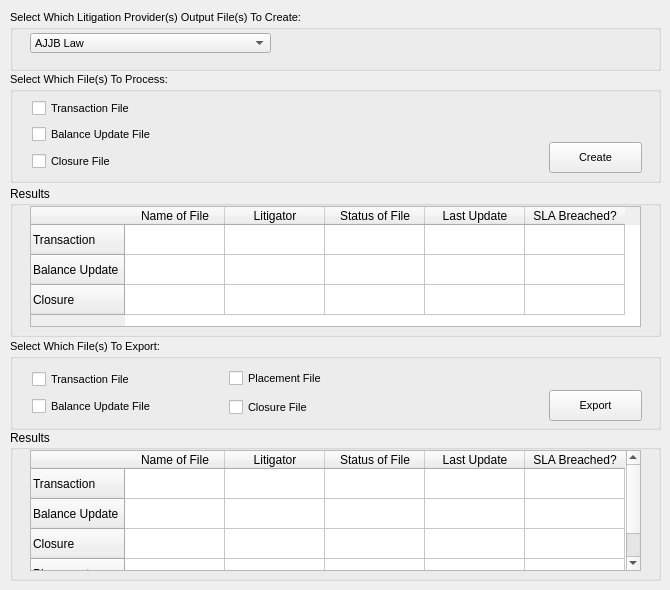
      <widget class="QWidget" name="tab_8">
       <attribute name="title">
        <string>To Litigation Provider</string>
       </attribute>
       <widget class="QGroupBox" name="groupBox_18">
        <property name="geometry">
         <rect>
          <x>10</x>
          <y>339</y>
          <width>651</width>
          <height>91</height>
         </rect>
        </property>
        <property name="font">
         <font>
          <family>Arial</family>
          <pointsize>8</pointsize>
         </font>
        </property>
        <property name="title">
         <string>Select Which File(s) To Export:</string>
        </property>
        <widget class="QCheckBox" name="checkBox_24">
         <property name="geometry">
          <rect>
           <x>22</x>
           <y>25</y>
           <width>191</width>
           <height>30</height>
          </rect>
         </property>
         <property name="font">
          <font>
           <family>Arial</family>
           <pointsize>8</pointsize>
          </font>
         </property>
         <property name="text">
          <string>Transaction File</string>
         </property>
        </widget>
        <widget class="QCheckBox" name="checkBox_30">
         <property name="geometry">
          <rect>
           <x>219</x>
           <y>24</y>
           <width>161</width>
           <height>31</height>
          </rect>
         </property>
         <property name="font">
          <font>
           <family>Arial</family>
           <pointsize>8</pointsize>
          </font>
         </property>
         <property name="text">
          <string>Placement File</string>
         </property>
        </widget>
        <widget class="QCheckBox" name="checkBox_25">
         <property name="geometry">
          <rect>
           <x>22</x>
           <y>52</y>
           <width>161</width>
           <height>31</height>
          </rect>
         </property>
         <property name="font">
          <font>
           <family>Arial</family>
           <pointsize>8</pointsize>
          </font>
         </property>
         <property name="text">
          <string>Balance Update File</string>
         </property>
        </widget>
        <widget class="QCheckBox" name="checkBox_26">
         <property name="geometry">
          <rect>
           <x>219</x>
           <y>53</y>
           <width>180</width>
           <height>30</height>
          </rect>
         </property>
         <property name="font">
          <font>
           <family>Arial</family>
           <pointsize>8</pointsize>
          </font>
         </property>
         <property name="text">
          <string>Closure File</string>
         </property>
        </widget>
        <widget class="QPushButton" name="pushButton_6">
         <property name="geometry">
          <rect>
           <x>539</x>
           <y>51</y>
           <width>93</width>
           <height>31</height>
          </rect>
         </property>
         <property name="toolTip">
          <string>Click To Process Selected Files</string>
         </property>
         <property name="text">
          <string>Export</string>
         </property>
        </widget>
       </widget>
       <widget class="QGroupBox" name="groupBox_19">
        <property name="geometry">
         <rect>
          <x>10</x>
          <y>430</y>
          <width>651</width>
          <height>151</height>
         </rect>
        </property>
        <property name="title">
         <string>Results</string>
        </property>
        <widget class="QTableWidget" name="tableWidget_6">
         <property name="geometry">
          <rect>
           <x>20</x>
           <y>20</y>
           <width>611</width>
           <height>121</height>
          </rect>
         </property>
         <property name="font">
          <font>
           <family>Arial</family>
           <pointsize>9</pointsize>
          </font>
         </property>
         <property name="sizeAdjustPolicy">
          <enum>QAbstractScrollArea::AdjustToContentsOnFirstShow</enum>
         </property>
         <row>
          <property name="text">
           <string>Transaction</string>
          </property>
         </row>
         <row>
          <property name="text">
           <string>Balance Update</string>
          </property>
         </row>
         <row>
          <property name="text">
           <string>Closure</string>
          </property>
         </row>
         <row>
          <property name="text">
           <string>Placement</string>
          </property>
         </row>
         <column>
          <property name="text">
           <string>Name of File</string>
          </property>
         </column>
         <column>
          <property name="text">
           <string>Litigator</string>
          </property>
         </column>
         <column>
          <property name="text">
           <string>Status of File</string>
          </property>
         </column>
         <column>
          <property name="text">
           <string>Last Update</string>
          </property>
         </column>
         <column>
          <property name="text">
           <string>SLA Breached?</string>
          </property>
         </column>
        </widget>
       </widget>
       <widget class="QGroupBox" name="groupBox_21">
        <property name="geometry">
         <rect>
          <x>10</x>
          <y>72</y>
          <width>651</width>
          <height>111</height>
         </rect>
        </property>
        <property name="font">
         <font>
          <family>Arial</family>
          <pointsize>8</pointsize>
         </font>
        </property>
        <property name="title">
         <string>Select Which File(s) To Process:</string>
        </property>
        <widget class="QCheckBox" name="checkBox_38">
         <property name="geometry">
          <rect>
           <x>22</x>
           <y>21</y>
           <width>191</width>
           <height>30</height>
          </rect>
         </property>
         <property name="font">
          <font>
           <family>Arial</family>
           <pointsize>8</pointsize>
          </font>
         </property>
         <property name="text">
          <string>Transaction File</string>
         </property>
        </widget>
        <widget class="QCheckBox" name="checkBox_40">
         <property name="geometry">
          <rect>
           <x>22</x>
           <y>47</y>
           <width>161</width>
           <height>31</height>
          </rect>
         </property>
         <property name="font">
          <font>
           <family>Arial</family>
           <pointsize>8</pointsize>
          </font>
         </property>
         <property name="text">
          <string>Balance Update File</string>
         </property>
        </widget>
        <widget class="QCheckBox" name="checkBox_41">
         <property name="geometry">
          <rect>
           <x>22</x>
           <y>74</y>
           <width>180</width>
           <height>30</height>
          </rect>
         </property>
         <property name="font">
          <font>
           <family>Arial</family>
           <pointsize>8</pointsize>
          </font>
         </property>
         <property name="text">
          <string>Closure File</string>
         </property>
        </widget>
        <widget class="QPushButton" name="pushButton_11">
         <property name="geometry">
          <rect>
           <x>539</x>
           <y>70</y>
           <width>93</width>
           <height>31</height>
          </rect>
         </property>
         <property name="toolTip">
          <string>Click To Process Selected Files</string>
         </property>
         <property name="text">
          <string>Create</string>
         </property>
        </widget>
       </widget>
       <widget class="QGroupBox" name="groupBox_22">
        <property name="geometry">
         <rect>
          <x>10</x>
          <y>186</y>
          <width>651</width>
          <height>151</height>
         </rect>
        </property>
        <property name="title">
         <string>Results</string>
        </property>
        <widget class="QTableWidget" name="tableWidget_11">
         <property name="geometry">
          <rect>
           <x>20</x>
           <y>20</y>
           <width>611</width>
           <height>121</height>
          </rect>
         </property>
         <property name="font">
          <font>
           <family>Arial</family>
           <pointsize>9</pointsize>
          </font>
         </property>
         <property name="sizeAdjustPolicy">
          <enum>QAbstractScrollArea::AdjustToContentsOnFirstShow</enum>
         </property>
         <row>
          <property name="text">
           <string>Transaction</string>
          </property>
         </row>
         <row>
          <property name="text">
           <string>Balance Update</string>
          </property>
         </row>
         <row>
          <property name="text">
           <string>Closure</string>
          </property>
         </row>
         <column>
          <property name="text">
           <string>Name of File</string>
          </property>
         </column>
         <column>
          <property name="text">
           <string>Litigator</string>
          </property>
         </column>
         <column>
          <property name="text">
           <string>Status of File</string>
          </property>
         </column>
         <column>
          <property name="text">
           <string>Last Update</string>
          </property>
         </column>
         <column>
          <property name="text">
           <string>SLA Breached?</string>
          </property>
         </column>
        </widget>
       </widget>
       <widget class="QGroupBox" name="groupBox_31">
        <property name="geometry">
         <rect>
          <x>10</x>
          <y>10</y>
          <width>651</width>
          <height>61</height>
         </rect>
        </property>
        <property name="font">
         <font>
          <family>Arial</family>
          <pointsize>8</pointsize>
         </font>
        </property>
        <property name="title">
         <string>Select Which Litigation Provider(s) Output File(s) To Create:</string>
        </property>
        <widget class="QComboBox" name="comboBox_13">
         <property name="geometry">
          <rect>
           <x>20</x>
           <y>23</y>
           <width>241</width>
           <height>20</height>
          </rect>
         </property>
         <property name="toolTip">
          <string>Click to Select Client Name</string>
         </property>
         <item>
          <property name="text">
           <string>AJJB Law</string>
          </property>
         </item>
        </widget>
       </widget>
      </widget>
